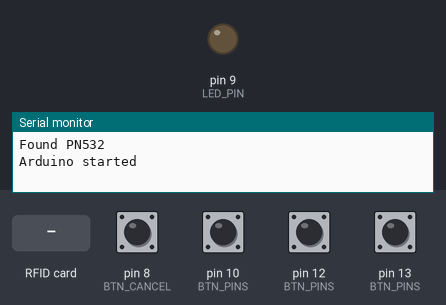
The sketch below on a simulated Arduino Uno, built with avr-gcc and run on an emulated ATmega328P. On the bench: output pins drawn as LEDs (lit = HIGH), the last lines printed to the serial monitor. The test bench sets the inputs (shaded band); at power-on: pin 8 (BTN_CANCEL), pin 10 (BTN_PINS), pin 12 (BTN_PINS), pin 13 (BTN_PINS) HIGH.

Above: at 1.2 s.
1.3 s: RFID card 5E 7A 19 C4 held to the reader
At 1.6 s:
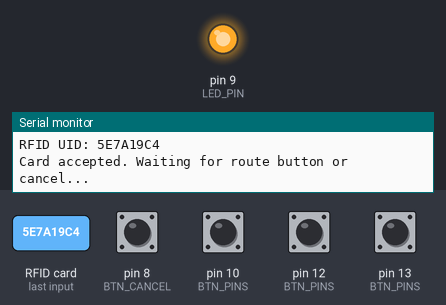
2.8 s: pin 8 (BTN_CANCEL) pulled LOW for 0.15 s
At 3.8 s:
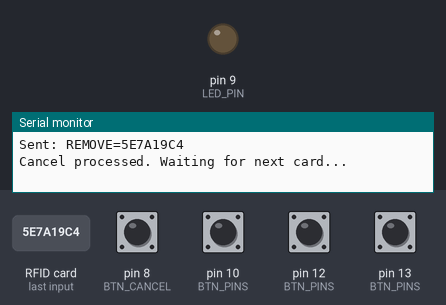
Timing chart, 0 to 5.8 s (numbered marks = the images above; inputs shaded):
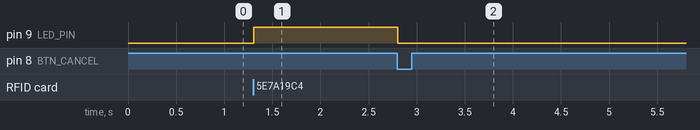

The sketch:

stem_arduino.ino
```cpp
#include <SoftwareSerial.h>
#include <SPI.h>
#include <Adafruit_PN532.h>

// -------------------- UART к ESP --------------------
// Arduino RX <- ESP TX
// Arduino TX -> ESP RX
SoftwareSerial esp(11, A3);  // RX=11, TX=A3

// -------------------- PN532 --------------------
// Вариант с IRQ + I2C
#define PN532_IRQ 6
#define PN532_RESET -1  // -1 если reset pin не подключён
Adafruit_PN532 nfc(PN532_IRQ, PN532_RESET);

// -------------------- Маршруты --------------------
const uint8_t ROUTES_COUNT = 3;

// Кнопки маршрутов
const uint8_t BTN_ROUTE_GREEN = 10;
const uint8_t BTN_ROUTE_BLUE = 12;
const uint8_t BTN_ROUTE_YELOW = 13;

const uint8_t BTN_CANCEL = 8;

// LED-индикатор состояния
const uint8_t LED_PIN = 9;

// Пины в массив для удобства
const uint8_t BTN_PINS[ROUTES_COUNT] = { BTN_ROUTE_GREEN, BTN_ROUTE_BLUE, BTN_ROUTE_YELOW };

// -------------------- Антидребезг --------------------
const unsigned long DEBOUNCE_MS = 80;

struct DebouncedButton {
  uint8_t pin;
  bool lastStable;
  unsigned long lastChangeAt;
};

DebouncedButton btnRoutes[ROUTES_COUNT];
DebouncedButton btnCancel;

// -------------------- FSM --------------------
enum SystemState {
  STATE_WAIT_CARD,
  STATE_WAIT_BUTTON
};

SystemState state = STATE_WAIT_CARD;

String lastUidHex;  // UID последней карты в hex
unsigned long waitButtonSince = 0;
const unsigned long WAIT_BUTTON_TIMEOUT_MS = 10000;  // 10 сек на выбор маршрута

// -------------------- helpers --------------------
bool isPressedRaw(uint8_t pin) {
  // INPUT_PULLUP: pressed = LOW
  return (digitalRead(pin) == LOW);
}

bool checkPressed(DebouncedButton& b) {
  bool pressedNow = isPressedRaw(b.pin);

  // Если состояние изменилось — ждём стабилизацию
  if (pressedNow != b.lastStable) {
    if (millis() - b.lastChangeAt >= DEBOUNCE_MS) {
      b.lastChangeAt = millis();
      bool was = b.lastStable;
      b.lastStable = pressedNow;

      // событие "нажатие" = переход false -> true
      if (!was && pressedNow) return true;
    }
  }
  return false;
}

String uidToHex(const uint8_t* uid, uint8_t len) {
  const char* hex = "0123456789ABCDEF";
  String s;
  s.reserve(len * 2);
  for (uint8_t i = 0; i < len; i++) {
    uint8_t v = uid[i];
    s += hex[(v >> 4) & 0x0F];
    s += hex[v & 0x0F];
  }
  return s;
}

// Отправка заявки в ESP: CARD=<uid>;ROUTE=<idx>
void sendVote(const String& uidHex, uint8_t idx) {
  esp.print("CARD=");
  esp.print(uidHex);
  esp.print(";ROUTE=");
  esp.println(idx);

  Serial.print("Sent: CARD=");
  Serial.print(uidHex);
  Serial.print(";ROUTE=");
  Serial.println(idx);
}

// Отправка удаления заявки по карте: REMOVE=<uid>
void sendRemove(const String& uidHex) {
  esp.print("REMOVE=");
  esp.println(uidHex);

  Serial.print("Sent: REMOVE=");
  Serial.println(uidHex);
}

// Проверка RFID: если карта найдена — сохраняем UID в lastUidHex
bool checkRFID() {
  uint8_t uid[8];
  uint8_t uidLength;

  bool success = nfc.readPassiveTargetID(
    PN532_MIFARE_ISO14443A,
    uid,
    &uidLength);

  if (!success) return false;

  lastUidHex = uidToHex(uid, uidLength);

  Serial.print("RFID UID: ");
  Serial.println(lastUidHex);

  return true;
}

void setupButtons() {
  // Инициализация кнопок маршрутов
  for (uint8_t i = 0; i < ROUTES_COUNT; i++) {
    btnRoutes[i].pin = BTN_PINS[i];
    btnRoutes[i].lastStable = false;
    btnRoutes[i].lastChangeAt = 0;
    pinMode(BTN_PINS[i], INPUT_PULLUP);
  }

  // CANCEL
  btnCancel.pin = BTN_CANCEL;
  btnCancel.lastStable = false;
  btnCancel.lastChangeAt = 0;
  pinMode(BTN_CANCEL, INPUT_PULLUP);
}

void setup() {
  pinMode(LED_PIN, OUTPUT);
  digitalWrite(LED_PIN, LOW);

  Serial.begin(115200);
  esp.begin(115200);

  setupButtons();

  // NFC
  nfc.begin();
  uint32_t versiondata = nfc.getFirmwareVersion();
  if (!versiondata) {
    Serial.println("Didn't find PN532");
    while (1) { delay(50); }
  }
  Serial.println("Found PN532");
  nfc.SAMConfig();

  Serial.println("Arduino started");
}

void loop() {
  switch (state) {

    case STATE_WAIT_CARD:
      {
        digitalWrite(LED_PIN, LOW);

        // Ждём карту
        if (checkRFID()) {
          Serial.println("Card accepted. Waiting for route button or cancel...");
          waitButtonSince = millis();
          state = STATE_WAIT_BUTTON;
        }
        break;
      }

    case STATE_WAIT_BUTTON:
      {
        digitalWrite(LED_PIN, HIGH);

        // Таймаут ожидания выбора
        if (millis() - waitButtonSince > WAIT_BUTTON_TIMEOUT_MS) {
          Serial.println("Timeout. Waiting for next card...");
          lastUidHex = "";
          state = STATE_WAIT_CARD;
          break;
        }

        // CANCEL — удалить заявку по этой карте (неважно какой маршрут)
        if (checkPressed(btnCancel)) {
          if (lastUidHex.length() > 0) {
            sendRemove(lastUidHex);
          }
          Serial.println("Cancel processed. Waiting for next card...");
          lastUidHex = "";
          state = STATE_WAIT_CARD;
          break;
        }

        // Кнопки маршрутов — отправить заявку
        for (uint8_t i = 0; i < ROUTES_COUNT; i++) {
          if (checkPressed(btnRoutes[i])) {
            if (lastUidHex.length() > 0) {
              sendVote(lastUidHex, i);
            }
            Serial.println("Route sent. Waiting for next card...");
            lastUidHex = "";
            state = STATE_WAIT_CARD;
            break;
          }
        }

        break;
      }
  }

  delay(1);
}
```

Measured:
- after the input at 1.3 s, pin 9 (LED_PIN): LOW → HIGH at once
- after the input at 2.8 s, pin 9 (LED_PIN): HIGH → LOW at once
